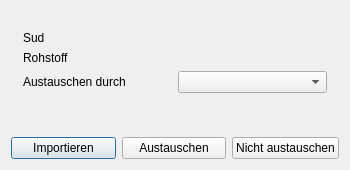
<?xml version="1.0" encoding="UTF-8"?>
<ui version="4.0">
 <class>DlgRohstoffAustausch</class>
 <widget class="QDialog" name="DlgRohstoffAustausch">
  <property name="geometry">
   <rect>
    <x>0</x>
    <y>0</y>
    <width>350</width>
    <height>170</height>
   </rect>
  </property>
  <property name="minimumSize">
   <size>
    <width>278</width>
    <height>170</height>
   </size>
  </property>
  <layout class="QVBoxLayout" name="verticalLayout">
   <item>
    <widget class="QLabel" name="label">
     <property name="wordWrap">
      <bool>true</bool>
     </property>
    </widget>
   </item>
   <item>
    <layout class="QGridLayout" name="gridLayout">
     <property name="leftMargin">
      <number>12</number>
     </property>
     <property name="rightMargin">
      <number>12</number>
     </property>
     <item row="1" column="0">
      <widget class="QLabel" name="label_3">
       <property name="text">
        <string>Rohstoff</string>
       </property>
      </widget>
     </item>
     <item row="1" column="1">
      <widget class="QLabel" name="labelRohstoff"/>
     </item>
     <item row="0" column="0">
      <widget class="QLabel" name="labelSudLabel">
       <property name="text">
        <string>Sud</string>
       </property>
      </widget>
     </item>
     <item row="2" column="1">
      <widget class="ComboBox" name="comboBoxAustausch">
       <property name="toolTip">
        <string>&lt;html&gt;&lt;head/&gt;&lt;body&gt;&lt;p&gt;Der Kleine Brauhelfer zeigt diesen Dialog an, wenn im Tab &lt;span style=&quot; font-weight:600;&quot;&gt;Rohstoffe&lt;/span&gt; ein Eintrag entfernt oder umbenannt wurde oder nicht mehr zugeordnet werden kann. Nur mit korrekten Rohstoffangaben so kann ein Braurezept korrekt berechnet werden. Ist ein Rohstoff im Tab Rohstoffe nicht vorhanden, aber im Rezept aufgeführt, muss hier zwingend ein &lt;span style=&quot; font-weight:600;&quot;&gt;Ersatzrohstoff&lt;/span&gt; angegeben werden.&lt;/p&gt;&lt;/body&gt;&lt;/html&gt;</string>
       </property>
       <property name="maxVisibleItems">
        <number>20</number>
       </property>
      </widget>
     </item>
     <item row="2" column="0">
      <widget class="QLabel" name="label_4">
       <property name="text">
        <string>Austauschen durch</string>
       </property>
      </widget>
     </item>
     <item row="0" column="1">
      <widget class="QLabel" name="labelSud"/>
     </item>
    </layout>
   </item>
   <item>
    <spacer name="verticalSpacer">
     <property name="orientation">
      <enum>Qt::Vertical</enum>
     </property>
     <property name="sizeHint" stdset="0">
      <size>
       <width>20</width>
       <height>40</height>
      </size>
     </property>
    </spacer>
   </item>
   <item>
    <layout class="QHBoxLayout" name="horizontalLayout">
     <item>
      <widget class="QPushButton" name="btnImportieren">
       <property name="toolTip">
        <string>&lt;html&gt;&lt;head/&gt;&lt;body&gt;&lt;p&gt;Über diesen Button können aus kompatiblen Quellen &lt;span style=&quot; font-weight:600;&quot;&gt;Rohstoffe&lt;/span&gt; importiert werden, die das aktuell in Bearbeitung befindliche Rezept benötigt. Quellen können u.a. zuvor exportierte Rezepte im *.json- oder *.xml-Format mit entsprechend kompatiblen Feldern sein.&lt;/p&gt;&lt;p&gt;MaischeMalzUndMehr-Rezepte und natürlich exportierte Kleiner-Brauhelfer-Rezepte genügen diesen Anforderungen.&lt;/p&gt;&lt;/body&gt;&lt;/html&gt;</string>
       </property>
       <property name="text">
        <string>Importieren</string>
       </property>
      </widget>
     </item>
     <item>
      <widget class="QPushButton" name="btnAustauschen">
       <property name="toolTip">
        <string>&lt;html&gt;&lt;head/&gt;&lt;body&gt;&lt;p&gt;Über diesen Button werden &lt;span style=&quot; font-weight:600;&quot;&gt;ehemalige Rohstoffe &lt;/span&gt;gegen aktuelle, &lt;span style=&quot; font-weight:600;&quot;&gt;erfasste Rohstoffe&lt;/span&gt;, die für das aktuelle Rezept nötig sind, ausgetauscht. Dabei ist es unerheblich, ob der Rohstoff wirklich im erforderlichen Volumen vorhanden ist oder nicht – er muss als Eintrag im Tab Rohstoffe eindeutig mit den notwendigen Angaben identifizierbar sein.&lt;/p&gt;&lt;/body&gt;&lt;/html&gt;</string>
       </property>
       <property name="text">
        <string>Austauschen</string>
       </property>
      </widget>
     </item>
     <item>
      <widget class="QPushButton" name="btnNichtAustauschen">
       <property name="toolTip">
        <string>&lt;html&gt;&lt;head/&gt;&lt;body&gt;&lt;p&gt;Über diesen Button wird dem Kleinen Brauhelfer mitgeteilt, dass weiter mit einem nicht mehr vorhandenen Rohstoff kalkuliert werden soll. Dies geht nur, wenn der Rohstoff zuvor mit den erforderlichen Daten erfasst wurde. &lt;/p&gt;&lt;p&gt;Bei Malzen ist das beispielsweise der Farbwert (EBC) und die prozentuale Höchstmenge, bei Hopfen der Alphawert sowie die Hopfenart, bei Weiteren Zutaten der Typ, der Vorgaben für die Vergärbarkeit enthält.&lt;/p&gt;&lt;/body&gt;&lt;/html&gt;</string>
       </property>
       <property name="text">
        <string>Nicht austauschen</string>
       </property>
      </widget>
     </item>
    </layout>
   </item>
  </layout>
 </widget>
 <customwidgets>
  <customwidget>
   <class>ComboBox</class>
   <extends>QComboBox</extends>
   <header>widgets/combobox.h</header>
  </customwidget>
 </customwidgets>
 <resources/>
 <connections/>
</ui>
